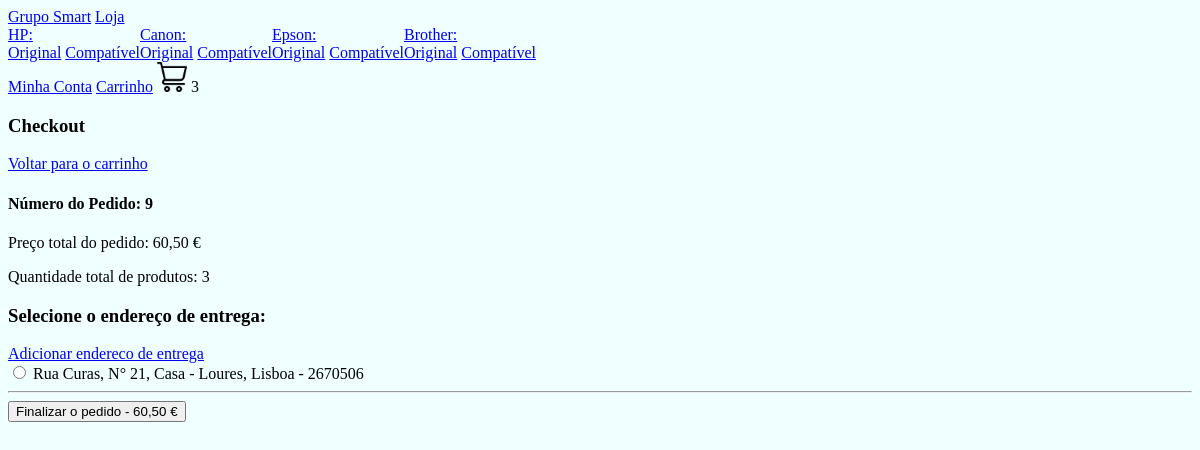
Before: /checkout/ (signed in) with the older database file.
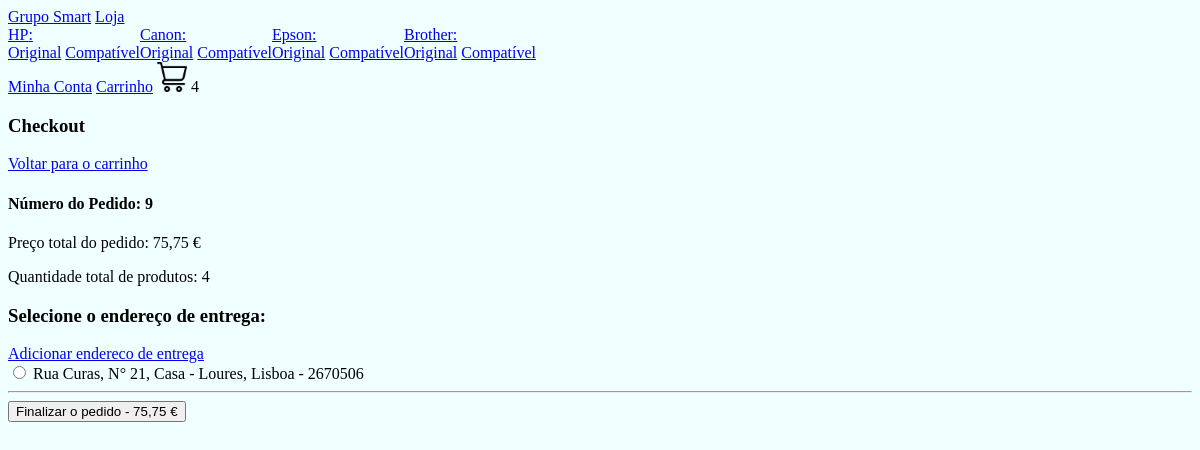
After: the same page with the newer database file.
### loja/models.py (models this page shows, shortened)
class Pedido(models.Model):
    cliente = models.ForeignKey(Cliente, null=True, blank=True, on_delete=models.SET_NULL)
    finalizado = models.BooleanField(default=False)
    codigo_transacao = models.CharField(max_length=200, null=True, blank=True)
    endereco = models.ForeignKey(Endereco, null=True, blank=True, on_delete=models.SET_NULL)
    data_finalizacao = models.DateTimeField(null=True, blank=True)
    @property
    def quantidade_total(self):
        itens_pedido = ItensPedido.objects.filter(pedido__id=self.id)
        quantidade = sum([item.quantidade for item in itens_pedido])
        return quantidade
    @property
    def preco_total(self):
        itens_pedido = ItensPedido.objects.filter(pedido__id=self.id)
        preco = sum([item.preco_total for item in itens_pedido])
        return preco

class ItensPedido(models.Model):
    itemestoque = models.ForeignKey(ItemEstoque, null=True, blank=True, on_delete=models.SET_NULL)
    quantidade =  models.IntegerField(default=0)
    pedido = models.ForeignKey(Pedido, null=True, blank=True, on_delete=models.CASCADE)
    @property
    def preco_total(self):
        return self.quantidade * self.itemestoque.produto.preco

class ItemEstoque(models.Model):
    produto = models.ForeignKey(Produto, null=True, blank=True, on_delete=models.SET_NULL)
    cor = models.ForeignKey(Cor, null=True, blank=True, on_delete=models.SET_NULL)
    tamanho = models.CharField(max_length=200, null=True, blank=True)
    quantidade = models.IntegerField(default=0)

class Produto(models.Model):
    imagem = models.ImageField(null=True, blank=True)
    nome = models.CharField(max_length=200, null=True, blank=True)
    preco = models.DecimalField(max_digits=10, decimal_places=2)
    ativo = models.BooleanField(default=True)
    categoria = models.ForeignKey(Categoria, null=True, blank=True, on_delete=models.SET_NULL)
    tipo = models.ForeignKey(Tipo, null=True, blank=True, on_delete=models.SET_NULL)

### loja/views.py (the view)
# urls.py: path('checkout/', checkout, name="checkout"),
def checkout(request):
    if request.user.is_authenticated:
        cliente = request.user.cliente
    else:
        if request.COOKIES.get("id_sessao"):
            id_sessao = request.COOKIES.get("id_sessao")
            cliente, criado = Cliente.objects.get_or_create(id_sessao=id_sessao)
        else:
            return redirect('loja')
    pedido, criado = Pedido.objects.get_or_create(cliente=cliente, finalizado=False)
    enderecos = Endereco.objects.filter(cliente=cliente)
    context = {"pedido": pedido, "enderecos": enderecos, "erro":None}
    return render(request, 'checkout.html', context=context)

### loja/novos_context.py (called while the page is built)
def carrinho(request):
    quantidade_produtos_carrinho = 0
    if request.user.is_authenticated:
        cliente = request.user.cliente
    else:
        if request.COOKIES.get("id_sessao"):
            id_sessao = request.COOKIES.get("id_sessao")
            cliente, criado = Cliente.objects.get_or_create(id_sessao=id_sessao)
        else:
            return {"quantidade_produtos_carrinho": quantidade_produtos_carrinho}
    pedido, criado = Pedido.objects.get_or_create(cliente=cliente, finalizado=False)
    itens_pedido = ItensPedido.objects.filter(pedido=pedido)
    for item in itens_pedido:
        quantidade_produtos_carrinho += item.quantidade
    return {"quantidade_produtos_carrinho": quantidade_produtos_carrinho}

def categorias_tipos(request):
    categorias_navegacao = Categoria.objects.all()
    tipos_navegacao = Tipo.objects.all()
    return {"categorias_navegacao": categorias_navegacao, "tipos_navegacao": tipos_navegacao}

### loja/templates/checkout.html (shortened to what this page needs)
{% extends 'base.html' %}
{% load static %}
{% block body %}
<h3>Checkout</h3>
<a href="{% url 'carrinho' %}">Voltar para o carrinho</a>
<h4>Número do Pedido: {{ pedido.id }}</h4>
<p>Preço total do pedido: {{ pedido.preco_total }} €</p>
<p>Quantidade total de produtos: {{ pedido.quantidade_total }}</p>
<form method="POST" action="{% url 'finalizar_pedido' pedido.id %}">
    <h3>Selecione o endereço de entrega:</h3>
    <a href="{% url 'adicionar_endereco' %}">Adicionar endereco de entrega</a>
    <br>
    {% for endereco in enderecos %}
        <input type="radio" name="endereco" value="{{ endereco.id }}">
        <label for="{{ endereco.id }}">{{ endereco.rua }}, N° {{ endereco.numero }}, {{ endereco.complemento }} - {{ endereco.estado }}, {{ endereco.cidade}} - {{ endereco.cep }}</label>
        <br>
    {% endfor %}
    <hr>
    <button type="submit">Finalizar o pedido - {{ pedido.preco_total }} €</button>
</form>
{% endblock %}

### loja/templates/navbar.html
{% load static %}
<nav>
    <a href="{% url 'homepage' %}">Grupo Smart</a>
    <a href="{% url 'loja' %}">Loja</a>
    <div style="display: flex;">
        {% for categoria in categorias_navegacao %}
        <div>
            <a href="{% url 'loja' %}{{ categoria.slug }}">{{  categoria.nome }}:</a>
            <br>
            {% for tipo in tipos_navegacao %}
               <a href="{% url 'loja' %}{{ categoria.slug }}-{{ tipo.slug }}">{{ tipo.nome }}</a>
            {% endfor %}
        </div>
        {% endfor %}
    </div>
    {% if request.user.is_authenticated %}
        <a href="{% url 'minha_conta' %}">Minha Conta</a>
    {% else %}
        <a href="{% url 'fazer_login' %}">Login</a>
    {% endif %}
    <a href="{% url 'carrinho' %}">Carrinho</a>
    <img src="{% static 'images/carrinho.png' %}" width=30 height=30>
    {{ quantidade_produtos_carrinho }}
</nav>

Changed rows visible on the page:
changed Pedido id 9: preco_total "60,50" → "75,75"; quantidade_total "3" → "4"
Other visible differences:
{{ quantidade_produtos_carrinho }}: "3" → "4"
